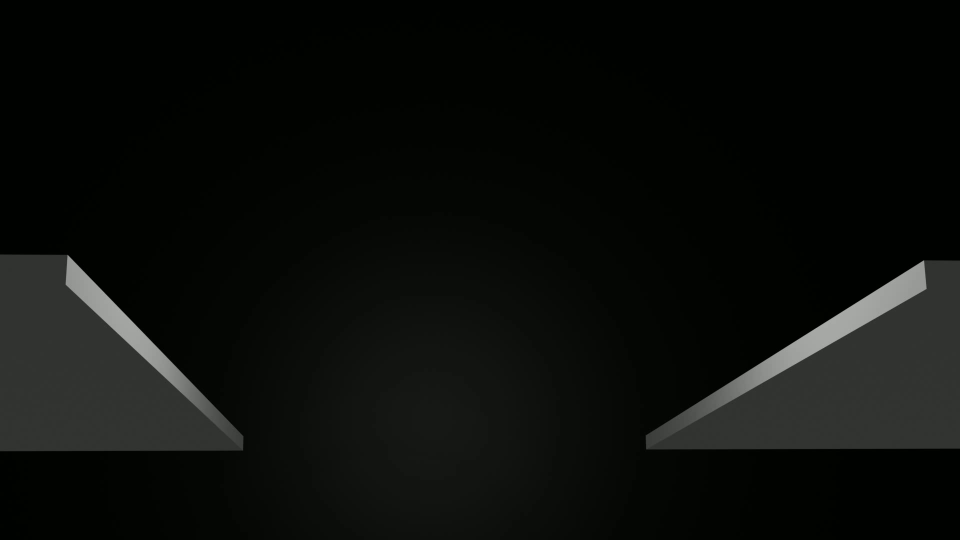
#> input picture frame 20 of imgs/proc/video.mp4, 1920 x 1080 px (shown at 1/2 size)
$ python main.py
#> lines starting #> are read from the running program, lines starting #| are printed output that depends on the picture; after the words box and inside, x2 and y2 are one past the last pixel; in counts of white or black regions, pixels touching at a corner belong together
# importando bibliotecas

import cv2
import numpy as np

# iniciando variaveis e definindo função que encontra o centro dos objetos detectados

def center(x, y, w, h):
    x1 = int(w / 2)
    y1 = int(h / 2)

    cx = x + x1
    cy = y + y1

    return cx, cy

#cap = cv2.VideoCapture('./imgs/test/1.mp4')
cap = cv2.VideoCapture('./imgs/proc/video.mp4')

fgbg = cv2.createBackgroundSubtractorMOG2()
scale = 0.5

detects = []

posL = 450
offset = 40

xy1 = (245, posL)
xy2 = (645, posL)

total = 0
up = 0
down = 0

# Iniciando tratamento e analise das imagens
while True:
    ret, frame = cap.read()
#> frame is the input picture: shape (1080, 1920, 3); mean B, G, R 10.9, 13.6, 11.6

    # Redimensionando o video para facilitar a visualização
    rw = int(frame.shape[1] * scale)
#> rw = 960
    rh = int(frame.shape[0] * scale)
#> rh = 540
    framer = cv2.resize(frame, (rw, rh))
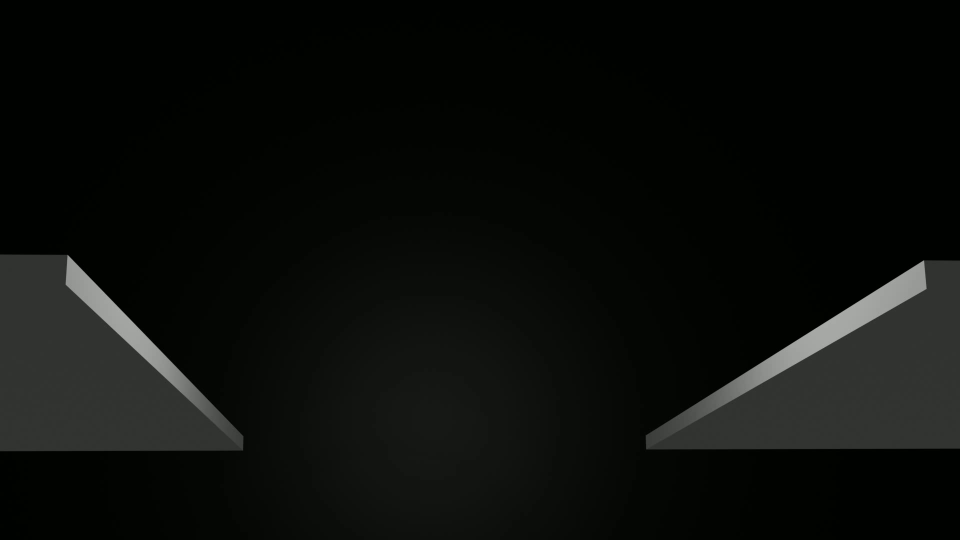
#> framer: shape (540, 960, 3); mean B, G, R 10.9, 13.6, 11.6

    #print(framer.shape[1]) #x = 960
    #print(framer.shape[0]) #y = 540

    # Processamento dos frames

    # Step 1 - Escala de cinza
    gray = cv2.cvtColor(framer, cv2.COLOR_BGR2GRAY)

    # Step 2 - Blur
    fgblur = fgbg.apply(gray)
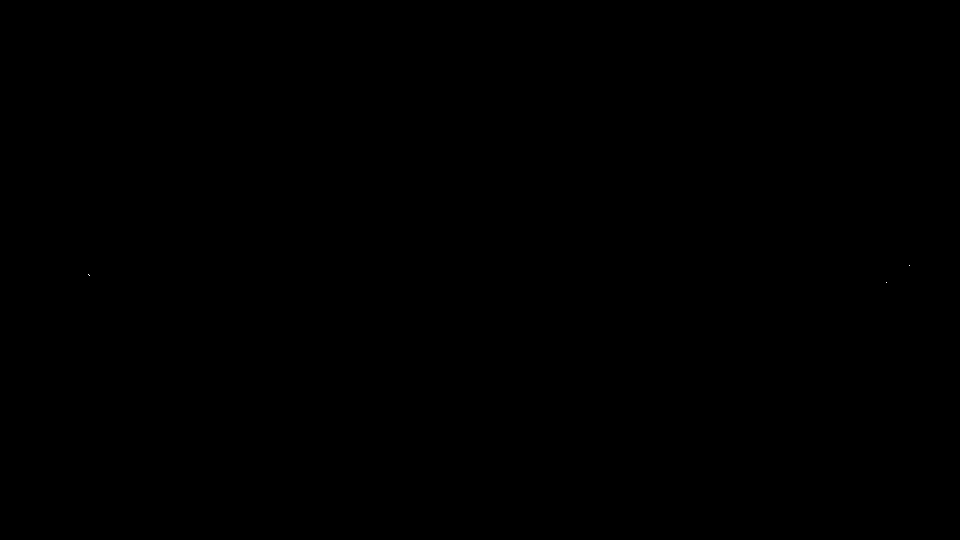
#> fgblur: shape (540, 960); values 127 (black) and 255 (white), 0% white in thin lines or dots, all inside (x1, y1, x2, y2) = (88, 265, 910, 283)

    # Step 3 - Binarização
    retval, th = cv2.threshold(fgblur, 200, 255, cv2.THRESH_BINARY)

    # Padronizando objetos vistos e aumentando area para melhorar a detecção
    kernel = cv2.getStructuringElement(cv2.MORPH_ELLIPSE, (5, 5))

    opening = cv2.morphologyEx(th, cv2.MORPH_OPEN, kernel, iterations = 2)
#> opening: shape (540, 960); every value is 0

    dilation = cv2.dilate(opening,kernel,iterations = 8)

    closing = cv2.morphologyEx(dilation, cv2.MORPH_CLOSE, kernel, iterations = 8)

    cv2.imshow("closing", closing)

    # Adicionando faixa aonde será realizada o tracking do objeto e a contagem dele
    # Linha Central
    cv2.line(framer,xy1,xy2,(255,0,0),3)
    # Linhas secundarias
    cv2.line(framer,(xy1[0],posL-offset),(xy2[0],posL-offset),(255,255,0),2)
    cv2.line(framer,(xy1[0],posL+offset),(xy2[0],posL+offset),(255,255,0),2)

    # Step 4 - Encontrando contornos do objeto
    contours, hierarchy = cv2.findContours(closing,cv2.RETR_TREE,cv2.CHAIN_APPROX_SIMPLE)
#> contours = []

    i = 0
    for cnt in contours:
        (x, y, w, h) = cv2.boundingRect(cnt)

        area = cv2.contourArea(cnt)

        # Desenhando retangulo no objeto encontrado
        if int(area) > 3000:
            centro = center(x, y, w, h)
            cv2.putText(framer, str(i), (x+5, y+15), cv2.FONT_HERSHEY_SIMPLEX, 0.5, (0, 255, 255),2)
            cv2.circle(framer, centro, 4, (0, 0,255), -1)
            cv2.rectangle(frame,(x,y),(x+w,y+h),(0,255,0),2)

            # Se é um objeto não reconhecido, é adicionado a detecção
            if len(detects) <= i:
                detects.append([])

            # Verifica se o centro do objeto esta entre a faixa de detecção
            if centro[1] > posL - offset and centro[1] < posL + offset:
                detects[i].append(centro)
                print(detects)
            # Zerando os dados de cada objeto no tracking
            else:
                detects[i].clear()
            i += 1
#> this loop made 0 passes
#> after the loop, detects = []; i = 0

    # Verifica se existe imagem no momento, se não haver, limpar detecções
    if i == 0:
        detects.clear()

    if len(contours) == 0:
        detects.clear()

    # Se existe contorno, ele entra para verificar os detectados e trackear o objeto
    else:
        for detect in detects:
            for (c, l) in enumerate(detect):
                # Iniciando tracking do objeto

                # Analisando se objeto esta subindo
                if detect[c-1][1] < posL and l[1] > posL:
                    detect.clear()
                    up += 1
                    total += 1
                    cv2.line(framer, xy1, xy2, (0,255,0), 5)
                    continue

                # Analisando se objeto esta descendo
                if detect[c-1][1] > posL and l[1] < posL:
                    detect.clear()
                    down += 1
                    total += 1
                    cv2.line(framer, xy1, xy2, (0,255,0), 5)
                    continue

                if c > 0:
                    cv2.line(framer, detect[c-1], l, (0,0,255), 1)

    # Exibindo dados que foram extraídos
    cv2.putText(framer, "TOTAL: "+str(total), (10, 20), cv2.FONT_HERSHEY_SIMPLEX, 0.5, (0, 255, 255),2)
    cv2.putText(framer, "SUBINDO: "+str(up), (10, 40), cv2.FONT_HERSHEY_SIMPLEX, 0.5, (0, 255, 0),2)
    cv2.putText(framer, "DESCENDO: "+str(down), (10, 60), cv2.FONT_HERSHEY_SIMPLEX, 0.5, (0, 0, 255),2)
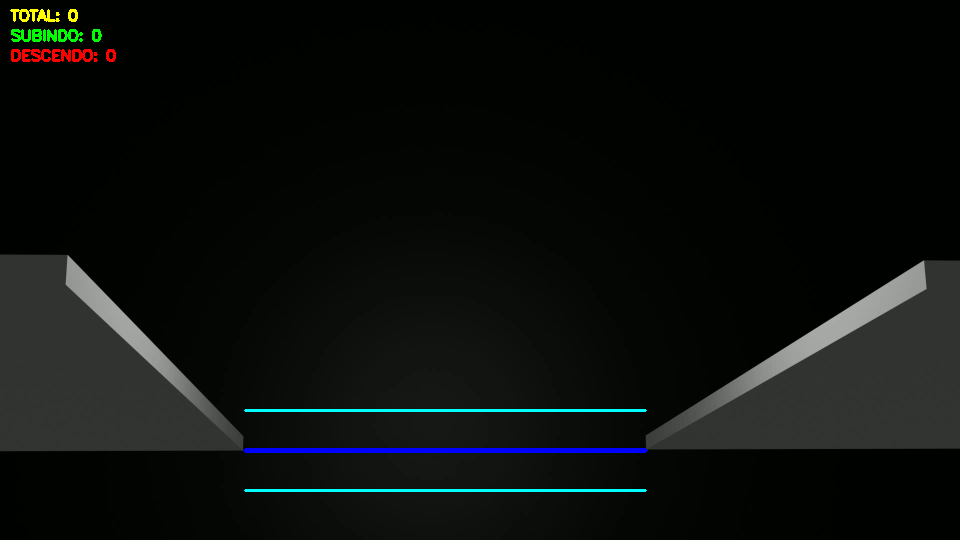
#> framer: shape (540, 960, 3); mean B, G, R 12.9, 15.2, 12.1

    cv2.imshow("real", framer)

    if cv2.waitKey(30) & 0xFF == ord('q'):
#> (key q is pressed here)
        break

cap.release()
cv2.destroyAllWindows()

$ run again, starting later in the video
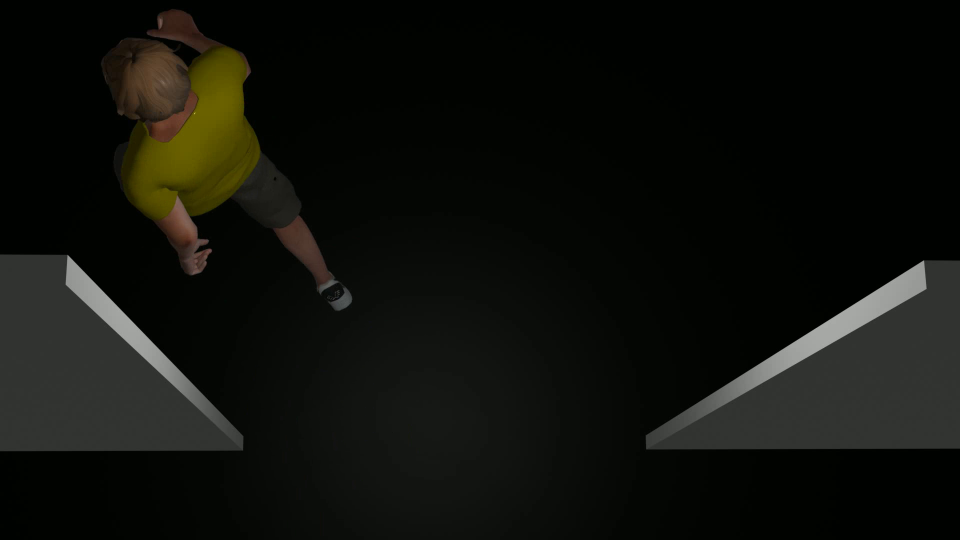
#> input picture frame 164 of imgs/proc/video.mp4, 1920 x 1080 px (shown at 1/2 size)
#> frame is the input picture: shape (1080, 1920, 3); mean B, G, R 11.8, 16.7, 15.4
#> `gray = cv2.cvtColor(framer, cv2.COLOR_BGR2GRAY)`:
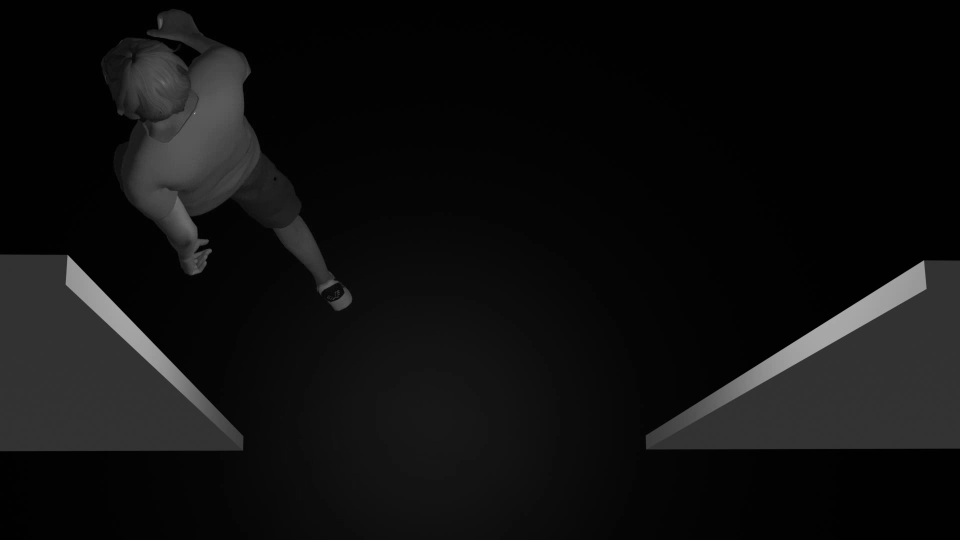
#> gray: shape (540, 960); min 0, max 172, mean 15.7
#> fgblur: shape (540, 960); values 127 (black) and 255 (white), 0% white in thin lines or dots, all inside (x1, y1, x2, y2) = (88, 9, 910, 283)
#> opening: shape (540, 960); every value is 0
#> contours = []
#> after the loop `for cnt in contours:`: i = 0
#> `cv2.putText(framer, "DESCENDO: "+str(down), (10, 60), cv2.FONT_HERSHEY..`:
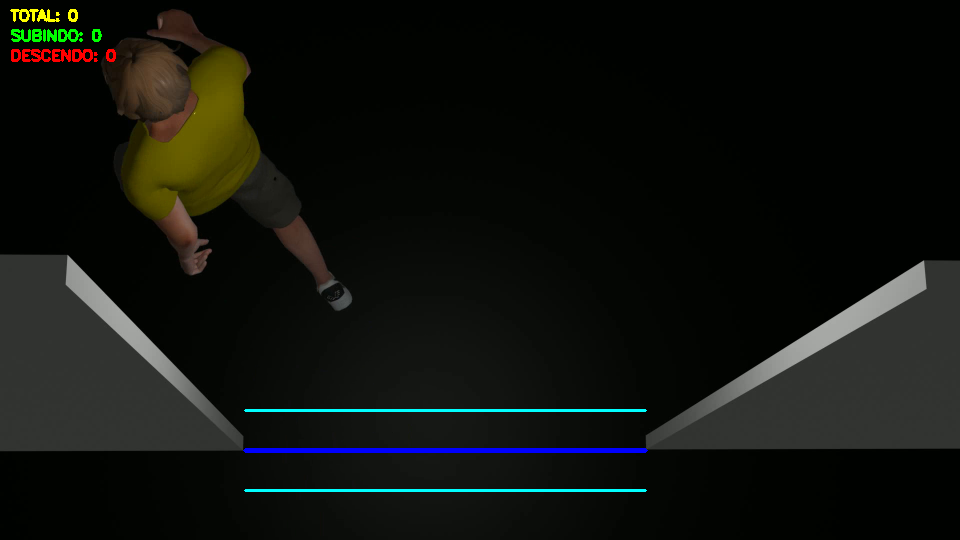
#> framer: shape (540, 960, 3); mean B, G, R 13.9, 18.3, 15.9
